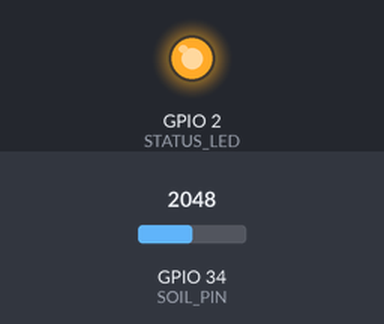
The sketch below on a simulated ESP32. Shown: output pins drawn as LEDs (lit = HIGH). Inputs (shaded band) come from the test bench; at power-on: GPIO 34 (SOIL_PIN) = 2048 (analog values on the 0–4095 scale). WiFi joins after 1.5 s; servers stay silent unless stated; uploads are accepted with an empty reply; what the sketch prints to the serial monitor is not drawn.

Above: at 2.72 s.
At 17.7 s:
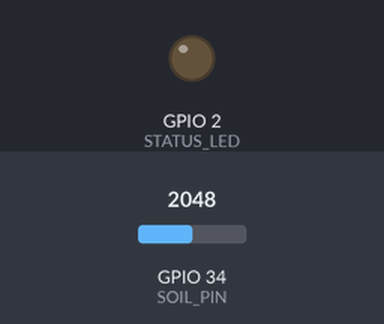
Timing chart, 0 to 41.6 s (numbered marks = the images above):
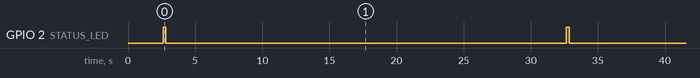

Measured:
- by itself, GPIO 2 (STATUS_LED): alternates HIGH for 0.21 s and LOW for 29.8 s

The sketch:

pasumai_soil_moisture.ino
```cpp
/*
  =============================================================================
  🌱 PASUMAI SMART AGRI - ESP32 SOIL MOISTURE TELEMETRY FIRMWARE
  =============================================================================
  Hardware:
    - ESP32 Dev Module (ESP-WROOM-32)
    - Capacitive Soil Moisture Sensor v1.2

  Wiring:
    - Sensor VCC  --> ESP32 3.3V
    - Sensor GND  --> ESP32 GND
    - Sensor AOUT --> ESP32 GPIO 34 (ADC1 Channel 6)

  Target Cloud:
    - Supabase REST API (POST to sensor_telemetry table)
  =============================================================================
*/

#include <WiFi.h>
#include <WiFiClientSecure.h>
#include <HTTPClient.h>

// ============================================================================
// 1. PRE-CONFIGURED NETWORK CREDENTIALS
// ============================================================================
const char* WIFI_SSID     = "Surya";
const char* WIFI_PASSWORD = "Suri7860$$$";

// Supabase REST Endpoint & Publishable Key
const char* SUPABASE_URL  = "https://irxsothgamllsoeqllef.supabase.co/rest/v1/sensor_telemetry";
const char* SUPABASE_KEY  = "sb_publishable_pVKAyyXXMelzZJKl2gvGcg_16JMKxH6";

// ============================================================================
// 2. HARDWARE & CALIBRATION CONSTANTS
// ============================================================================
#define SOIL_PIN        34   // Sensor AOUT connected to GPIO 34
#define STATUS_LED      2    // ESP32 built-in status LED

// Calibrated Values (Measured):
// - Air / Dry Value: 2600 (0% Moisture)
// - Submerged in Water: 900 (100% Moisture)
const int DRY_VALUE     = 2600;  // 0% Moisture (Air reading)
const int WET_VALUE     = 900;   // 100% Moisture (Water reading)

// Telemetry interval (30 seconds)
const unsigned long SEND_INTERVAL_MS = 30000;
unsigned long lastSendTime = 0;

// ============================================================================
// 3. HELPER FUNCTIONS
// ============================================================================

/**
 * Connect or Reconnect to WiFi
 */
void connectToWiFi() {
  if (WiFi.status() == WL_CONNECTED) return;

  Serial.println();
  Serial.print("[WiFi] Connecting to: ");
  Serial.println(WIFI_SSID);

  WiFi.mode(WIFI_STA);
  WiFi.begin(WIFI_SSID, WIFI_PASSWORD);

  int attempts = 0;
  while (WiFi.status() != WL_CONNECTED && attempts < 30) {
    delay(500);
    Serial.print(".");
    attempts++;
  }

  if (WiFi.status() == WL_CONNECTED) {
    Serial.println();
    Serial.println("[WiFi] Connected successfully!");
    Serial.print("[WiFi] IP Address: ");
    Serial.println(WiFi.localIP());
  } else {
    Serial.println();
    Serial.println("[WiFi] Failed to connect. Will retry during next cycle.");
  }
}

/**
 * Read smoothed Analog value from Soil Moisture Sensor
 * Takes 10 samples and averages them to filter out analog noise
 */
int readSmoothADC(int pin) {
  long sum = 0;
  const int samples = 10;
  for (int i = 0; i < samples; i++) {
    sum += analogRead(pin);
    delay(10);
  }
  return (int)(sum / samples);
}

/**
 * Convert Raw ADC Value (0-4095) to Soil Moisture Percentage (0-100%)
 * Capacitive sensors output higher voltage/ADC when dry and lower when wet.
 */
int calculateMoisturePercent(int rawAdc) {
  int percent = map(rawAdc, DRY_VALUE, WET_VALUE, 0, 100);
  return constrain(percent, 0, 100);
}

/**
 * Send Telemetry payload to Supabase REST API
 */
bool sendTelemetryToSupabase(int rawValue, int percentValue) {
  if (WiFi.status() != WL_CONNECTED) {
    Serial.println("[HTTP] WiFi not connected. Attempting reconnection...");
    connectToWiFi();
    if (WiFi.status() != WL_CONNECTED) return false;
  }

  // Flash status LED during transmission
  digitalWrite(STATUS_LED, HIGH);

  WiFiClientSecure client;
  client.setInsecure(); // Direct TLS connection to Supabase

  HTTPClient http;
  http.begin(client, SUPABASE_URL);

  // Set Supabase Headers
  http.addHeader("Content-Type", "application/json");
  http.addHeader("apikey", SUPABASE_KEY);
  http.addHeader("Authorization", String("Bearer ") + SUPABASE_KEY);
  http.addHeader("Prefer", "return=minimal");

  // Create JSON Payload without external dependencies
  char requestBody[128];
  snprintf(requestBody, sizeof(requestBody), "{\"moisture_raw\":%d,\"moisture_percent\":%d}", rawValue, percentValue);

  Serial.println("[HTTP] Sending POST payload to Supabase:");
  Serial.print("       --> ");
  Serial.println(requestBody);

  int httpResponseCode = http.POST(requestBody);

  bool success = false;
  if (httpResponseCode >= 200 && httpResponseCode < 300) {
    Serial.print("[HTTP] Success! Supabase Response Status: ");
    Serial.println(httpResponseCode);
    success = true;
  } else {
    Serial.print("[HTTP] Failed! Supabase Response Status: ");
    Serial.println(httpResponseCode);
    String response = http.getString();
    if (response.length() > 0) {
      Serial.print("[HTTP] Response Body: ");
      Serial.println(response);
    }
  }

  http.end();
  digitalWrite(STATUS_LED, LOW);
  return success;
}

// ============================================================================
// 4. SETUP & LOOP
// ============================================================================

void setup() {
  Serial.begin(115200);
  delay(1000);

  Serial.println();
  Serial.println("==================================================");
  Serial.println("🌱 PASUMAI ESP32 SOIL MOISTURE SENSOR NODE");
  Serial.println("==================================================");

  pinMode(SOIL_PIN, INPUT);
  pinMode(STATUS_LED, OUTPUT);
  digitalWrite(STATUS_LED, LOW);

  // Configure ESP32 ADC (12-bit: 0 - 4095)
  analogReadResolution(12);
  analogSetAttenuation(ADC_11db); // Full 0 - 3.3V range

  // Initial WiFi Connection
  connectToWiFi();
}

void loop() {
  unsigned long currentMillis = millis();

  // Read and send telemetry every 30 seconds
  if (currentMillis - lastSendTime >= SEND_INTERVAL_MS || lastSendTime == 0) {
    lastSendTime = currentMillis;

    // 1. Read Soil Moisture Sensor (Smoothed 10-sample average)
    int rawADC = readSmoothADC(SOIL_PIN);
    int moisturePercent = calculateMoisturePercent(rawADC);

    // 2. Print Calibration & Diagnostic Info to Serial Monitor
    Serial.println("--------------------------------------------------");
    Serial.printf("[SENSOR] Raw ADC: %d | Moisture: %d%%\n", rawADC, moisturePercent);
    if (moisturePercent >= 60) {
      Serial.println("[STATUS] Optimal Root Zone Moisture 🌿");
    } else if (moisturePercent >= 40) {
      Serial.println("[STATUS] Adequate Soil Moisture 💧");
    } else {
      Serial.println("[STATUS] Low Moisture - Irrigation Recommended ⚠️");
    }

    // 3. Post telemetry data to Supabase
    sendTelemetryToSupabase(rawADC, moisturePercent);
    Serial.println("--------------------------------------------------");
  }

  // Small delay for RTOS watchdog
  delay(100);
}
```
